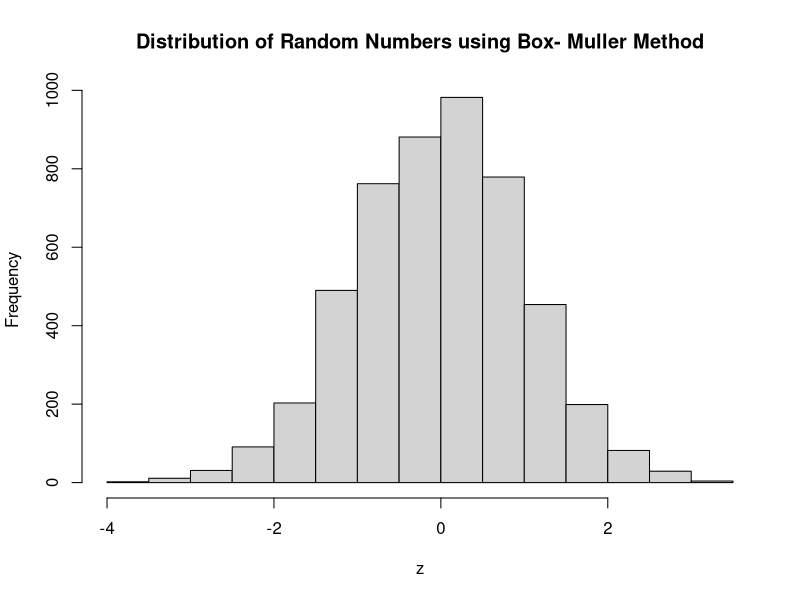
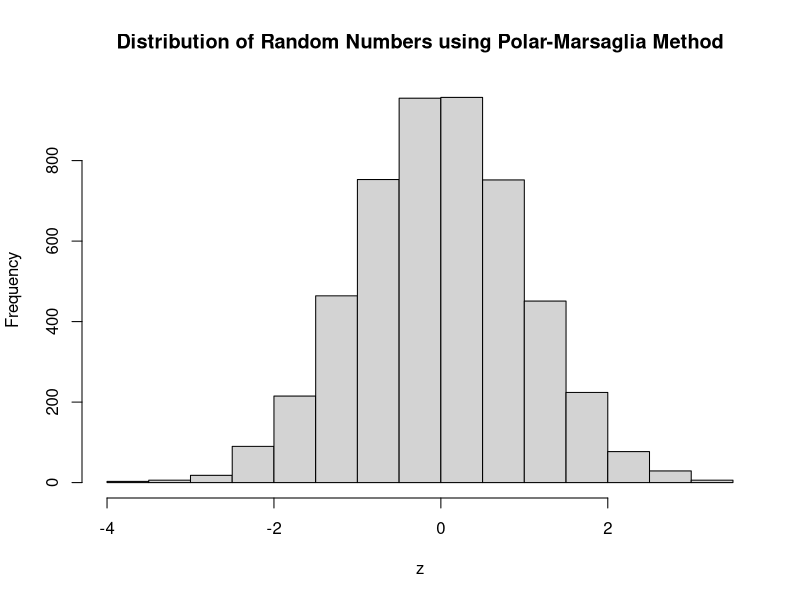

The R source for these figures, in order:
# This code generates random numbers with desired statistical properties,
# first by using Box- Muller method and then by # using Polar-Marsaglia method. 
# The getUnifDist() method uses LGM to generate n Uniformly distributed random numbers on [0,1]


getUnifDist <- function(seed, n) {
  x0 <- seed
  a <- 7^5
  m <- 2^31 -1
  lgm <- vector()
  lgm[1] <-  x0
  for (i in 2:n) {
    lgm[i] <- (a*lgm[i-1]) %% m
  }
  
  unif_dist <- vector()
  for (i in 1:n) {
    unif_dist[i] <- (lgm[i]+0.5)/m
  }
  
  return(unif_dist)
}



#Box- Muller Method to generate 5,000 Normally distributed random numbers 
#with mean 0 and variance 1.

box_start <- Sys.time()
u1 <- getUnifDist(as.numeric(as.POSIXct(Sys.time())),2500)  
u2 <- getUnifDist(as.numeric(as.POSIXct(Sys.time())),2500)

box_muller <- vector()
z1_vect <- vector()
z2_vect <- vector()
pi = 22/7
for (i in 1:2500) {
  z1_vect [i] <- sqrt (-2*log(u1[i]))*cos(2*pi*u2[i])
  z2_vect [i] <- sqrt (-2*log(u1[i]))*sin(2*pi*u2[i])
} 
z <- vector()
z <- c(z1_vect,z2_vect)
box_end <- Sys.time()

hist(z,main = "Distribution of Random Numbers using Box- Muller Method")
print(paste("Mean: ",mean (z), " SD: ", sd(z)))


#Polar-Marsaglia method to Generate 5,000 Normally distributed random numbers
#with mean 0 and variance 1.
polar_start <- Sys.time()
counter <-  0
seedval1 <- 123
seedval2 <- 789
z1_vect <- vector()
z2_vect <- vector()
while(counter < 2500) {
  u1 <- as.double (getUnifDist(seedval1,10)  )
  u2 <- as.double (getUnifDist(seedval2,10)  )
  
  seedval1 <- seedval1 + 1
  seedval2 <- seedval2 + 1
  
  v1 <-  2*u1[4] - 1
  v2 <-  2* u2[5] - 1
  w = v1^2 + v2^2
  
  if (w <= 1) {
    #print (paste("w <=1 with counter: ",counter))
    z1 = v1*sqrt ((-2*log(w))/w)
    z2 = v2*sqrt ((-2*log(w))/w)
    z1_vect <- append(z1_vect,z1)
    z2_vect <- append(z2_vect,z2)
    counter <-  counter +  1
    
  }
}
z <- vector()
z <-  c(z1_vect,z2_vect)
print(paste("Mean: ",mean (z), " SD: ", sd(z)))
polar_end <- Sys.time()
hist(z,main = "Distribution of Random Numbers using Polar-Marsaglia Method")
print (paste("Time taken by Box-Muller Method: ", round (box_end- box_start, digits = 4),"s"))
print (paste("Time taken by Polar-Marsaglia Method: ", round (polar_end- polar_start, digits = 4),"s"))

#Empirically we can verify that the Box-Muller Method is more efficient. 

